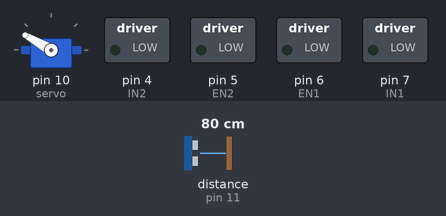
This sketch was run on a simulated Arduino Mega 2560, built with avr-gcc and run on an emulated ATmega2560. On the bench: servo, switched loads named in the sketch (green lamp = pin HIGH). The test bench sets the inputs (shaded band); at power-on: distance to the obstacle (sensor on pin 11) 80 cm.

Above: at 1.8 s.
1.9 s: distance to the obstacle (sensor on pin 11) set to 2 cm
At 2.5 s:
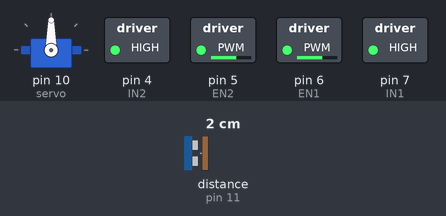
5.7 s: distance to the obstacle (sensor on pin 11) set to 60 cm
At 6.0 s:
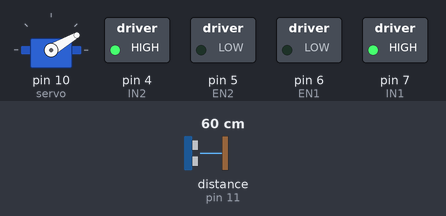
9.3 s: distance to the obstacle (sensor on pin 11) set to 55 cm
12.8 s: distance to the obstacle (sensor on pin 11) set to 45 cm
At 17.4 s:
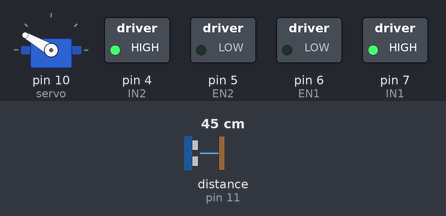
Timing chart, 0 to 17.6 s (numbered marks = the images above; inputs shaded):
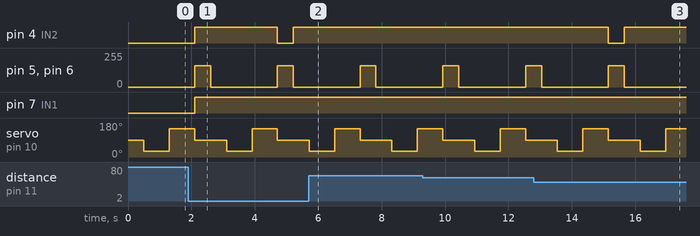

Measured:
- the behaviour switches between 51 and 50 cm on distance to the obstacle (sensor on pin 11) (found by bisection; images 2 and 3)
- after the input at 5.7 s, pin 4 (IN2): stays HIGH (without the input it goes to LOW after 1.6 s)
- after the input at 12.8 s, pin 4 (IN2): HIGH → LOW after 2.4 s, → HIGH 0.50 s later

The sketch:

forwards_Backwards.ino
```cpp
#include <Servo.h>
#include <NewPing.h>

//This motor shield use Pin 6,5,7,4 to control the motor
// Simply connect your motors to M1+,M1-,M2+,M2-

int EN1 = 6;
int EN2 = 5;  //Roboduino Motor shield uses Pin 9
int IN1 = 7;
int IN2 = 4; //Latest version use pin 4 instead of pin 8


Servo servo;

NewPing sonar(12,11,50);

float dist[3];

void scan (void){

  dist[0] = sonar.ping_cm();
  delay(500);


  servo.write(30);
  delay(500);
  dist[1] = sonar.ping_cm();
  delay(300);


  servo.write(150);
  delay(500);
  dist[2] = sonar.ping_cm();
  delay(300);

  servo.write(90);
}

int decide(void)
{
    int i, mx = 0,mxi =0;

    for (i=0;i<3;i++)
    {
      if(dist[i] >= mx) {
        mx = dist[i];
        mxi = i;
        }
    }
if (mx == 0) {
  return 10;
}

return mxi;
}


void Motor1(int pwm, boolean reverse)
        {
          analogWrite(EN1,pwm); //set pwm control, 0 for stop, and 255 for maximum speed
         if(reverse)
         {
          digitalWrite(IN1,HIGH);
         }
        else
        {
          digitalWrite(IN1,LOW);
         }
        }

void Motor2(int pwm, boolean reverse)
        {
          analogWrite(EN2,pwm);
         if(reverse)
         {
          digitalWrite(IN2,HIGH);
         }
        else
        {
          digitalWrite(IN2,LOW);
         }
        }

void turn(void){
   Motor1(160,true);
   Motor2(160,false);

}

void turnR(void){
   Motor1(160,false);
   Motor2(160,false);

}

void Stop(void)
{
   Motor1(0,true);
   Motor2(0,true);
}

void setup()
{
    int i;
   // for(i=6;i<=9;i++) //For Roboduino Motor Shield
   // pinMode(i, OUTPUT);  //set pin 6,7,8,9 to output mode

    for(i=4;i<=7;i++)  //For Arduino Motor Shield
    pinMode(i, OUTPUT);  //set pin 4,5,6,7 to output mode
    servo.attach(10);
    Serial.begin(9600);


    servo.write(90);
}
void returnHole(void)
{

}
int moveTowardsHole(void){
  scan();
  for (int i = 0;i<3;i++)
  {    if(dist[i]<dist[i++]){
          return i;
          }
  }

}

void loop()
{

  scan();

 switch(decide()) {
   case 0:  Motor1(160,true);
      Motor2(160,true);
      delay(500);
      Stop();
      break;

     case 1: turnR();
      delay(500);
      Stop();
      break;

      case 2:
      turn();
      delay(500);
      Stop();
      break;

      default:Motor1(160,true);
      Motor2(160,true);
      delay(500);
      Stop();
      break;
 }
}
```
